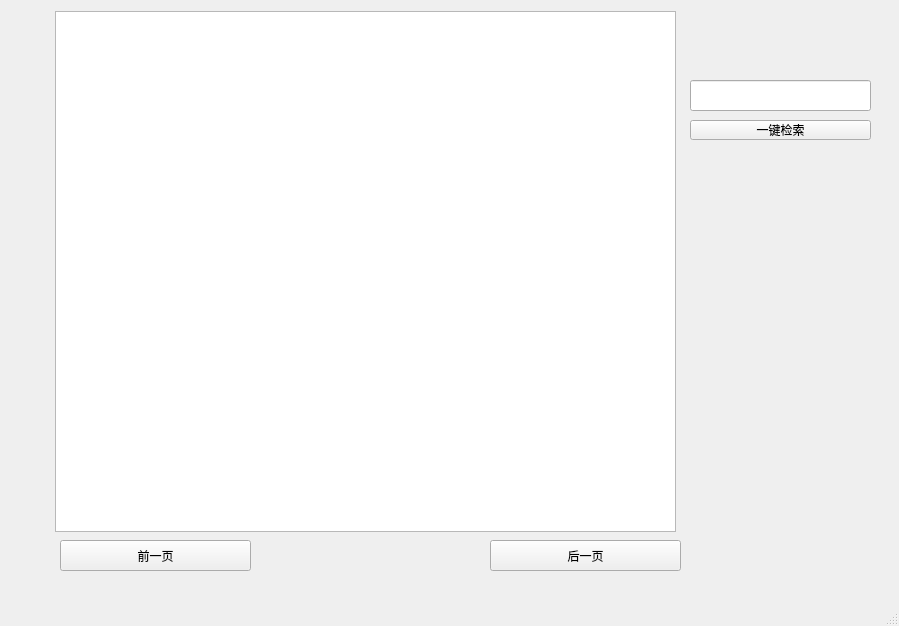
<?xml version="1.0" encoding="UTF-8"?>
<ui version="4.0">
 <class>MainWindow</class>
 <widget class="QMainWindow" name="MainWindow">
  <property name="geometry">
   <rect>
    <x>0</x>
    <y>0</y>
    <width>899</width>
    <height>626</height>
   </rect>
  </property>
  <property name="windowTitle">
   <string>MainWindow</string>
  </property>
  <widget class="QWidget" name="centralwidget">
   <widget class="QTableView" name="newsTableView">
    <property name="geometry">
     <rect>
      <x>55</x>
      <y>11</y>
      <width>621</width>
      <height>521</height>
     </rect>
    </property>
   </widget>
   <widget class="QPushButton" name="prevPageButton">
    <property name="geometry">
     <rect>
      <x>60</x>
      <y>540</y>
      <width>191</width>
      <height>31</height>
     </rect>
    </property>
    <property name="text">
     <string>前一页</string>
    </property>
   </widget>
   <widget class="QPushButton" name="nextPageButton">
    <property name="geometry">
     <rect>
      <x>490</x>
      <y>540</y>
      <width>191</width>
      <height>31</height>
     </rect>
    </property>
    <property name="text">
     <string>后一页</string>
    </property>
   </widget>
   <widget class="QLineEdit" name="searchLineEdit">
    <property name="geometry">
     <rect>
      <x>690</x>
      <y>80</y>
      <width>181</width>
      <height>31</height>
     </rect>
    </property>
   </widget>
   <widget class="QPushButton" name="searchButton">
    <property name="geometry">
     <rect>
      <x>690</x>
      <y>120</y>
      <width>181</width>
      <height>20</height>
     </rect>
    </property>
    <property name="text">
     <string>一键检索</string>
    </property>
   </widget>
  </widget>
  <widget class="QMenuBar" name="menubar">
   <property name="geometry">
    <rect>
     <x>0</x>
     <y>0</y>
     <width>899</width>
     <height>17</height>
    </rect>
   </property>
  </widget>
  <widget class="QStatusBar" name="statusbar"/>
 </widget>
 <resources/>
 <connections/>
</ui>
